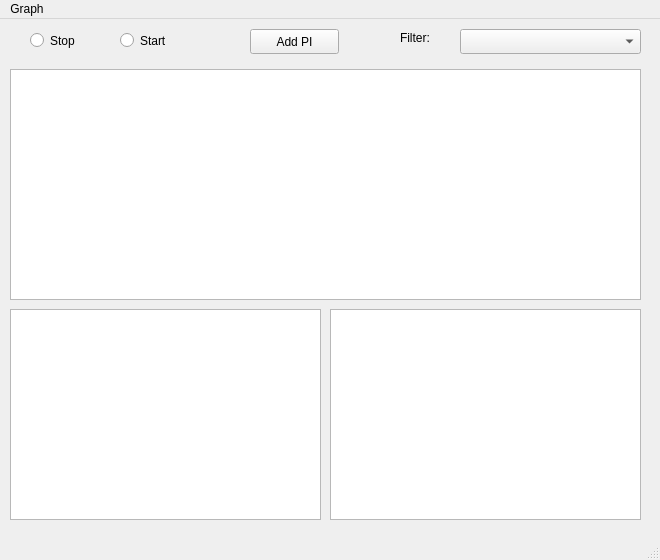
<?xml version="1.0" encoding="UTF-8"?>
<ui version="4.0">
 <class>mainWindow</class>
 <widget class="QMainWindow" name="mainWindow">
  <property name="geometry">
   <rect>
    <x>0</x>
    <y>0</y>
    <width>660</width>
    <height>560</height>
   </rect>
  </property>
  <property name="windowTitle">
   <string>Hydra</string>
  </property>
  <widget class="QWidget" name="centralwidget">
   <widget class="QListView" name="listView">
    <property name="geometry">
     <rect>
      <x>10</x>
      <y>50</y>
      <width>631</width>
      <height>231</height>
     </rect>
    </property>
   </widget>
   <widget class="QRadioButton" name="radioButton">
    <property name="geometry">
     <rect>
      <x>30</x>
      <y>10</y>
      <width>112</width>
      <height>23</height>
     </rect>
    </property>
    <property name="text">
     <string>Stop</string>
    </property>
    <attribute name="buttonGroup">
     <string notr="true">buttonGroup</string>
    </attribute>
   </widget>
   <widget class="QRadioButton" name="radioButton_2">
    <property name="geometry">
     <rect>
      <x>120</x>
      <y>10</y>
      <width>112</width>
      <height>23</height>
     </rect>
    </property>
    <property name="text">
     <string>Start</string>
    </property>
    <attribute name="buttonGroup">
     <string notr="true">buttonGroup</string>
    </attribute>
   </widget>
   <widget class="QTextBrowser" name="rawData">
    <property name="geometry">
     <rect>
      <x>330</x>
      <y>290</y>
      <width>311</width>
      <height>211</height>
     </rect>
    </property>
   </widget>
   <widget class="QTextBrowser" name="DescriereaPachet">
    <property name="geometry">
     <rect>
      <x>10</x>
      <y>290</y>
      <width>311</width>
      <height>211</height>
     </rect>
    </property>
   </widget>
   <widget class="QComboBox" name="filtru">
    <property name="geometry">
     <rect>
      <x>460</x>
      <y>10</y>
      <width>181</width>
      <height>25</height>
     </rect>
    </property>
   </widget>
   <widget class="QLabel" name="label">
    <property name="geometry">
     <rect>
      <x>400</x>
      <y>10</y>
      <width>41</width>
      <height>17</height>
     </rect>
    </property>
    <property name="text">
     <string>Filter:</string>
    </property>
   </widget>
   <widget class="QPushButton" name="pushButton">
    <property name="geometry">
     <rect>
      <x>250</x>
      <y>10</y>
      <width>89</width>
      <height>25</height>
     </rect>
    </property>
    <property name="text">
     <string>Add PI</string>
    </property>
   </widget>
  </widget>
  <widget class="QMenuBar" name="menubar">
   <property name="geometry">
    <rect>
     <x>0</x>
     <y>0</y>
     <width>660</width>
     <height>22</height>
    </rect>
   </property>
   <widget class="QMenu" name="menuGraph">
    <property name="title">
     <string>Graph</string>
    </property>
    <addaction name="actionCreate_Graph"/>
   </widget>
   <addaction name="menuGraph"/>
  </widget>
  <widget class="QStatusBar" name="statusbar"/>
  <action name="actionCreate_Graph">
   <property name="text">
    <string>Create Graph</string>
   </property>
  </action>
 </widget>
 <resources/>
 <connections/>
 <buttongroups>
  <buttongroup name="buttonGroup"/>
 </buttongroups>
</ui>
